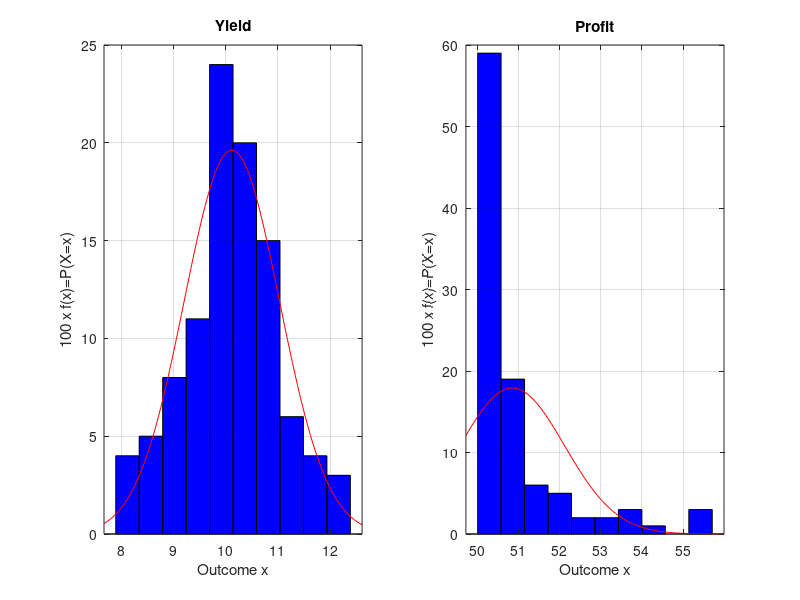

Recreate this plot in MATLAB.
% matlab example #2
% illustration histograms, density function, and comparison of random
% variables

clc
clear all
close all hidden

% simulate yield data plant 1
rng(0)
mu1=10; % mean
sigma1=1; % std deviation
N=100; % number of samples
data1=normrnd(mu1,sigma1,N,1)

% compute profit
data2= 50+(10-data1).^2

mean_profit=mean(data2)
stddev_profit=std(data2)

% plot data 1 as histogram & cdf
figure(1)
subplot(1,2,1)
histfit(data1)
grid on
xlabel('Outcome x')
ylabel('100 x f(x)=P(X=x)')
title('Yield')

% plot data 2 as histogram & cdf
subplot(1,2,2)
histfit(data2)
grid on
xlabel('Outcome x')
ylabel('100 x f(x)=P(X=x)')
title('Profit')

